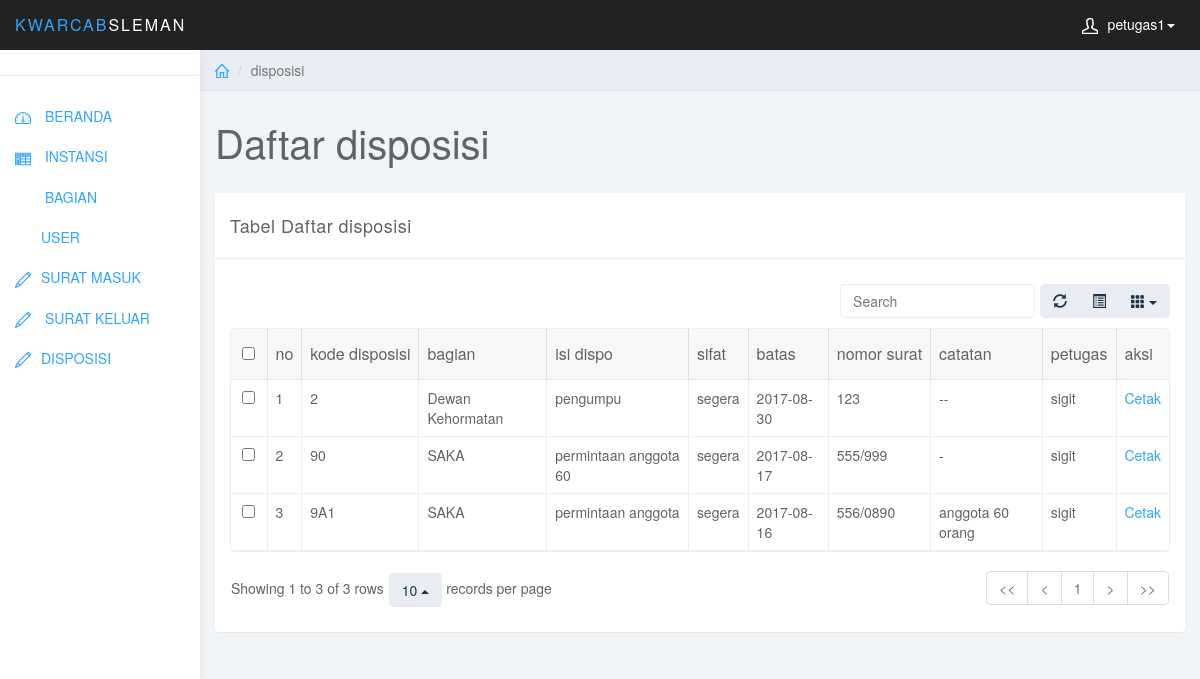
Screenshot of /index.php?m=disposisi (signed in) with the database file from the repository.
### tables this page shows
CREATE TABLE `disposisi` (
  `kd_disposisi` varchar(8) NOT NULL,
  `kd_bagian_s` varchar(8) NOT NULL,
  `isi_dispo` text NOT NULL,
  `sifat` varchar(20) NOT NULL,
  `kd_masuk_surat` varchar(8) NOT NULL,
  `catatan` text NOT NULL,
  `kd_petugas_sur` varchar(8) NOT NULL
);

CREATE TABLE `bagian` (
  `kd_bagian` varchar(8) NOT NULL,
  `nama_bagian` varchar(20) NOT NULL,
  `nama` varchar(20) NOT NULL,
  `jabatan` varchar(20) NOT NULL
);

CREATE TABLE `surat_masuk` (
  `kd_masuk` varchar(8) NOT NULL,
  `kd_petugas_surat` varchar(8) NOT NULL,
  `kd_instansi_surat` varchar(8) NOT NULL,
  `no_surat` varchar(8) NOT NULL,
  `tgl_surat` varchar(20) NOT NULL,
  `tgl_masuk` varchar(20) NOT NULL,
  `keterangan` varchar(250) NOT NULL,
  `file_nama` varchar(250) NOT NULL
);

CREATE TABLE `user` (
  `kd_petugas` varchar(8) NOT NULL,
  `nama_petugas` varchar(20) NOT NULL,
  `username` varchar(8) NOT NULL,
  `password` varchar(8) NOT NULL,
  `level` tinyint(1) NOT NULL
);

### a/disposisi.php (the view, shortened to what this page needs)
<div class="col-sm-9 col-sm-offset-3 col-lg-10 col-lg-offset-2 main">
  <div class="row">
    <ol class="breadcrumb">
      <li><a href="index.php"><svg class="glyph stroked home"><use xlink:href="#stroked-home"></use></svg></a></li>
      <li class="active">disposisi</li>
    </ol>
  </div>
  <div class="row">
    <div class="col-lg-12">
      <h1 class="page-header">Daftar disposisi</h1>
    </div>
  </div>
  <div class="row">
    <div class="col-lg-12">
      <div class="panel panel-default">
        <div class="panel-heading">Tabel Daftar disposisi </div>
        <div class="panel-body">
          <table data-toggle="table"  data-show-refresh="true" data-show-toggle="true" data-show-columns="true" data-search="true" data-select-item-name="toolbar1" data-pagination="true" data-sort-name="name" data-sort-order="desc">
            <thead>
              <tr>
                <th data-sortable="true">no</th>
                <th data-sortable="true">kode disposisi</th>
               <th data-sortable="true"> bagian</th>
                <th data-sortable="true">isi dispo</th>
                <th data-sortable="true">sifat</th>
                <th data-sortable="true">batas</th>
                <th data-sortable="true">nomor surat</th>
                <th data-sortable="true">catatan</th>
                <th data-sortable="true">petugas</th>
                <th data-sortable="true">aksi</th>
              </tr>
            </thead>
            <tbody>
              <?php
              $no=1;
              $db_disposisi  = mysqli_query($db, "SELECT * FROM disposisi");
              while($data=mysqli_fetch_array($db_disposisi))
              {
                ?>
                <tr>
                  <td><?php echo $no; ?></td>
                  <td><?php echo $data['kd_disposisi']; ?></td>
                  <?php
                  $db_bagian = mysqli_query( $db, "SELECT * FROM bagian WHERE kd_bagian='" . $data['kd_bagian_s'] . "'  " );
                  while( $kd_bagian = mysqli_fetch_array( $db_bagian ) ){
                  ?>
                  <td><?php echo $kd_bagian['nama_bagian']; ?></td>
                  <?php } ?>
                  <td><?php echo $data['isi_dispo']; ?></td>
                  <td><?php echo $data['sifat']; ?></td>
                  <?php $db_surat_masuk = mysqli_query($db, "SELECT * FROM surat_masuk WHERE kd_masuk='" . $data['kd_masuk_surat'] . "'");
                  while( $kd_masuk = mysqli_fetch_array( $db_surat_masuk ) ) {
                  ?>
                  <td><?php echo $kd_masuk['tgl_surat']; ?></td>
                  <td><?php echo $kd_masuk['no_surat']; ?></td>
                  <?php } ?>
                  <td><?php echo $data['catatan']; ?></td>
                  <?php
                  $db_bagian_petugas = mysqli_query( $db, "SELECT * FROM user WHERE kd_petugas='" . $data['kd_petugas_sur'] . "'" );
                  while( $kd_petugas = mysqli_fetch_array( $db_bagian_petugas ) ){
                  ?>
                  <td><?php echo $kd_petugas['nama_petugas']; ?></td>
                  <?php } ?>
                  <td>
                    <a href="./a/cetak_disposisi.php?id=<?php echo $data['kd_disposisi']; ?>" target="_blank">Cetak</a>
                  </td>
                </tr>
                <?php
                $no++;
              }
              ?>
            </tbody>
          </table>
        </div>
      </div>
    </div>
  </div>
</div>

### css/styles.css (style rules this page uses)
body { background: #f1f4f7; padding-top: 50px; color: #5f6468; }
a, a:hover, a:focus { color: #30a5ff; }
h1, h2, h3, h4, h5, h6 { color: #5f6468; }
h1 { font-weight: 300; font-size: 40px; }
.panel { border: 0; }
.panel-heading { font-size: 18px; font-weight: 300; letter-spacing: 0.025em; height: 66px; line-height: 45px; }
.panel-default .panel-heading { background: #fff; border-bottom: 1px solid #eee; color: #5f6468; }
.breadcrumb { border-radius: 0; padding: 10px 15px; background: #e9ecf2; box-shadow: 0 1px 1px rgba(0, 0, 0, .05); margin: 0 ; }
h1.page-header { margin-top: 30px; border-bottom: 0; }
.table { background: #fff; }
.breadcrumb .glyph { height: 14px; width: 14px; margin: -2px 0 0 0; stroke-width: 4px; }

### rows the page displays
disposisi: kd_disposisi "2", isi_dispo "pengumpu", sifat "segera", catatan "--"
bagian: nama_bagian "Dewan Kehormatan"
surat_masuk: tgl_surat "2017-08-30", no_surat "123"
user: nama_petugas "sigit"
disposisi: kd_disposisi "90", isi_dispo "permintaan anggota 60", sifat "segera", catatan "-"
bagian: nama_bagian "SAKA"
surat_masuk: tgl_surat "2017-08-17", no_surat "555/999"
disposisi: kd_disposisi "9A1", isi_dispo "permintaan anggota", sifat "segera", catatan "anggota 60 orang"
surat_masuk: tgl_surat "2017-08-16", no_surat "556/0890"

### other values shown
$_SESSION['username'] "petugas1"
